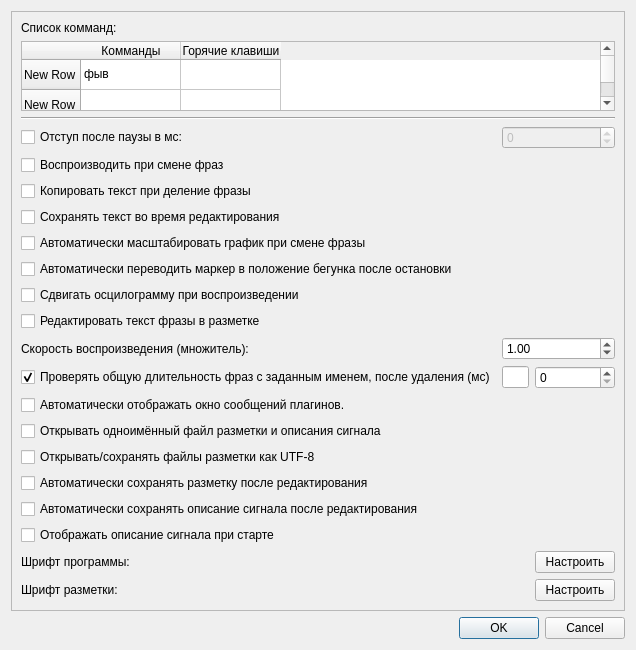
<?xml version="1.0" encoding="UTF-8"?>
<ui version="4.0">
 <class>SettingsDialogClass</class>
 <widget class="QDialog" name="SettingsDialogClass">
  <property name="geometry">
   <rect>
    <x>0</x>
    <y>0</y>
    <width>636</width>
    <height>578</height>
   </rect>
  </property>
  <property name="windowTitle">
   <string>Настройки</string>
  </property>
  <layout class="QGridLayout" name="gridLayout">
   <item row="10" column="0">
    <widget class="QDialogButtonBox" name="buttonBox">
     <property name="orientation">
      <enum>Qt::Horizontal</enum>
     </property>
     <property name="standardButtons">
      <set>QDialogButtonBox::Cancel|QDialogButtonBox::Ok</set>
     </property>
     <property name="centerButtons">
      <bool>false</bool>
     </property>
    </widget>
   </item>
   <item row="0" column="0">
    <widget class="QFrame" name="frame">
     <property name="sizePolicy">
      <sizepolicy hsizetype="Preferred" vsizetype="Expanding">
       <horstretch>0</horstretch>
       <verstretch>0</verstretch>
      </sizepolicy>
     </property>
     <property name="frameShape">
      <enum>QFrame::StyledPanel</enum>
     </property>
     <property name="frameShadow">
      <enum>QFrame::Plain</enum>
     </property>
     <layout class="QGridLayout" name="gridLayout_2">
      <item row="0" column="0">
       <widget class="QLabel" name="label">
        <property name="text">
         <string>Список комманд:</string>
        </property>
       </widget>
      </item>
      <item row="4" column="0">
       <widget class="QCheckBox" name="checkBox_pauseOffset">
        <property name="text">
         <string>Отступ после паузы в мс:</string>
        </property>
       </widget>
      </item>
      <item row="6" column="0">
       <widget class="QCheckBox" name="checkBox_copyPhraseTextAC">
        <property name="text">
         <string>Копировать текст при деление фразы</string>
        </property>
       </widget>
      </item>
      <item row="7" column="0">
       <widget class="QCheckBox" name="checkBox_savePhraseText">
        <property name="text">
         <string>Сохранять текст во время редактирования</string>
        </property>
       </widget>
      </item>
      <item row="12" column="0">
       <widget class="QLabel" name="label_2">
        <property name="text">
         <string>Скорость воспроизведения (множитель):</string>
        </property>
       </widget>
      </item>
      <item row="12" column="1" colspan="2">
       <widget class="QDoubleSpinBox" name="doubleSpinBox_playSpeed">
        <property name="sizePolicy">
         <sizepolicy hsizetype="Expanding" vsizetype="Fixed">
          <horstretch>0</horstretch>
          <verstretch>0</verstretch>
         </sizepolicy>
        </property>
        <property name="singleStep">
         <double>0.010000000000000</double>
        </property>
        <property name="value">
         <double>1.000000000000000</double>
        </property>
       </widget>
      </item>
      <item row="4" column="1" colspan="2">
       <widget class="QSpinBox" name="spinBox_pauseOffset">
        <property name="enabled">
         <bool>false</bool>
        </property>
        <property name="sizePolicy">
         <sizepolicy hsizetype="Expanding" vsizetype="Fixed">
          <horstretch>0</horstretch>
          <verstretch>0</verstretch>
         </sizepolicy>
        </property>
        <property name="minimum">
         <number>-1000</number>
        </property>
        <property name="maximum">
         <number>1000</number>
        </property>
       </widget>
      </item>
      <item row="3" column="0" colspan="3">
       <widget class="Line" name="line">
        <property name="orientation">
         <enum>Qt::Horizontal</enum>
        </property>
       </widget>
      </item>
      <item row="5" column="0">
       <widget class="QCheckBox" name="checkBox_playAfterChangePhrase">
        <property name="text">
         <string>Воспроизводить при смене фраз</string>
        </property>
       </widget>
      </item>
      <item row="8" column="0">
       <widget class="QCheckBox" name="checkBox_autoScalePlot">
        <property name="text">
         <string>Автоматически масштабировать график при смене фразы</string>
        </property>
       </widget>
      </item>
      <item row="9" column="0">
       <widget class="QCheckBox" name="checkBox_autoMoveMarker">
        <property name="text">
         <string>Автоматически переводить маркер в положение бегунка после остановки</string>
        </property>
       </widget>
      </item>
      <item row="10" column="0">
       <widget class="QCheckBox" name="checkBox_playPosTracking">
        <property name="text">
         <string>Сдвигать осцилограмму при воспроизведении</string>
        </property>
       </widget>
      </item>
      <item row="2" column="0" colspan="3">
       <widget class="QTableWidget" name="tableWidget_actionList">
        <property name="sizePolicy">
         <sizepolicy hsizetype="Expanding" vsizetype="Expanding">
          <horstretch>0</horstretch>
          <verstretch>0</verstretch>
         </sizepolicy>
        </property>
        <property name="toolTip">
         <string>&lt;!DOCTYPE HTML PUBLIC &quot;-//W3C//DTD HTML 4.0//EN&quot; &quot;http://www.w3.org/TR/REC-html40/strict.dtd&quot;&gt;
&lt;html&gt;&lt;head&gt;&lt;meta name=&quot;qrichtext&quot; content=&quot;1&quot; /&gt;&lt;style type=&quot;text/css&quot;&gt;
p, li { white-space: pre-wrap; }
&lt;/style&gt;&lt;/head&gt;&lt;body style=&quot; font-family:'Tahoma'; font-size:8.25pt; font-weight:400; font-style:normal;&quot;&gt;
&lt;p style=&quot; margin-top:0px; margin-bottom:0px; margin-left:0px; margin-right:0px; -qt-block-indent:0; text-indent:0px;&quot;&gt;Список комманд&lt;/p&gt;&lt;/body&gt;&lt;/html&gt;</string>
        </property>
        <property name="editTriggers">
         <set>QAbstractItemView::DoubleClicked|QAbstractItemView::EditKeyPressed</set>
        </property>
        <property name="showDropIndicator" stdset="0">
         <bool>false</bool>
        </property>
        <property name="dragDropOverwriteMode">
         <bool>false</bool>
        </property>
        <property name="selectionMode">
         <enum>QAbstractItemView::SingleSelection</enum>
        </property>
        <property name="selectionBehavior">
         <enum>QAbstractItemView::SelectRows</enum>
        </property>
        <row>
         <property name="text">
          <string>New Row</string>
         </property>
        </row>
        <row>
         <property name="text">
          <string>New Row</string>
         </property>
        </row>
        <row>
         <property name="text">
          <string>New Row</string>
         </property>
        </row>
        <row>
         <property name="text">
          <string>New Row</string>
         </property>
        </row>
        <row>
         <property name="text">
          <string>New Row</string>
         </property>
        </row>
        <row>
         <property name="text">
          <string>New Row</string>
         </property>
        </row>
        <row>
         <property name="text">
          <string>New Row</string>
         </property>
        </row>
        <row>
         <property name="text">
          <string>New Row</string>
         </property>
        </row>
        <row>
         <property name="text">
          <string>New Row</string>
         </property>
        </row>
        <row>
         <property name="text">
          <string>New Row</string>
         </property>
        </row>
        <row>
         <property name="text">
          <string>New Row</string>
         </property>
        </row>
        <row>
         <property name="text">
          <string>New Row</string>
         </property>
        </row>
        <row>
         <property name="text">
          <string>New Row</string>
         </property>
        </row>
        <row>
         <property name="text">
          <string>New Row</string>
         </property>
        </row>
        <row>
         <property name="text">
          <string>New Row</string>
         </property>
        </row>
        <row>
         <property name="text">
          <string>New Row</string>
         </property>
        </row>
        <row>
         <property name="text">
          <string>New Row</string>
         </property>
        </row>
        <column>
         <property name="text">
          <string>Комманды</string>
         </property>
        </column>
        <column>
         <property name="text">
          <string>Горячие клавиши</string>
         </property>
        </column>
        <item row="0" column="0">
         <property name="text">
          <string>фыв</string>
         </property>
        </item>
        <item row="12" column="1">
         <property name="text">
          <string>йцу</string>
         </property>
        </item>
        <item row="13" column="1">
         <property name="text">
          <string>кйцкуйцу</string>
         </property>
        </item>
        <item row="14" column="0">
         <property name="text">
          <string>уйцу</string>
         </property>
        </item>
        <item row="14" column="1">
         <property name="text">
          <string>йцуйцу</string>
         </property>
        </item>
        <item row="15" column="0">
         <property name="text">
          <string>йц</string>
         </property>
        </item>
        <item row="15" column="1">
         <property name="text">
          <string>й</string>
         </property>
        </item>
        <item row="16" column="1">
         <property name="text">
          <string>цуйцуйцу</string>
         </property>
        </item>
       </widget>
      </item>
      <item row="13" column="0">
       <widget class="QCheckBox" name="checkBox_checkPhrasesDuraton">
        <property name="text">
         <string>Проверять общую длительность фраз с заданным именем, после удаления (мс)</string>
        </property>
        <property name="checked">
         <bool>true</bool>
        </property>
       </widget>
      </item>
      <item row="13" column="1">
       <widget class="QLineEdit" name="lineEdit_phraseName"/>
      </item>
      <item row="13" column="2">
       <widget class="QSpinBox" name="spinBox_phraseDurationThreshold">
        <property name="maximum">
         <number>1000000000</number>
        </property>
       </widget>
      </item>
      <item row="11" column="0">
       <widget class="QCheckBox" name="checkBox_editPhraseNameInMarking">
        <property name="text">
         <string>Редактировать текст фразы в разметке</string>
        </property>
       </widget>
      </item>
      <item row="14" column="0">
       <widget class="QCheckBox" name="checkBox_showPluginMassages">
        <property name="text">
         <string>Автоматически отображать окно сообщений плагинов.</string>
        </property>
       </widget>
      </item>
      <item row="15" column="0">
       <widget class="QCheckBox" name="checkBox_openMarkingAsWave">
        <property name="text">
         <string>Открывать одноимённый файл разметки и описания сигнала</string>
        </property>
       </widget>
      </item>
      <item row="16" column="0">
       <widget class="QCheckBox" name="checkBox_openMarkingAsUTF8">
        <property name="text">
         <string>Открывать/сохранять файлы разметки как UTF-8</string>
        </property>
       </widget>
      </item>
      <item row="20" column="0">
       <widget class="QLabel" name="label_3">
        <property name="text">
         <string>Шрифт программы:</string>
        </property>
       </widget>
      </item>
      <item row="21" column="0">
       <widget class="QLabel" name="label_4">
        <property name="text">
         <string>Шрифт разметки:</string>
        </property>
       </widget>
      </item>
      <item row="20" column="2">
       <widget class="QPushButton" name="pushButton_setFont">
        <property name="text">
         <string>Настроить</string>
        </property>
       </widget>
      </item>
      <item row="21" column="2">
       <widget class="QPushButton" name="pushButton_setMarkingFont">
        <property name="text">
         <string>Настроить</string>
        </property>
       </widget>
      </item>
      <item row="17" column="0">
       <widget class="QCheckBox" name="checkBox_autoSaveMarking">
        <property name="text">
         <string>Автоматически сохранять разметку после редактирования</string>
        </property>
       </widget>
      </item>
      <item row="18" column="0">
       <widget class="QCheckBox" name="checkBox_autoSaveSignalDesc">
        <property name="text">
         <string>Автоматически сохранять описание сигнала после редактирования</string>
        </property>
       </widget>
      </item>
      <item row="19" column="0">
       <widget class="QCheckBox" name="checkBox_show_signal_desc_in_startup">
        <property name="text">
         <string>Отображать описание сигнала при старте</string>
        </property>
       </widget>
      </item>
     </layout>
    </widget>
   </item>
  </layout>
 </widget>
 <resources/>
 <connections>
  <connection>
   <sender>buttonBox</sender>
   <signal>accepted()</signal>
   <receiver>SettingsDialogClass</receiver>
   <slot>accept()</slot>
   <hints>
    <hint type="sourcelabel">
     <x>203</x>
     <y>496</y>
    </hint>
    <hint type="destinationlabel">
     <x>157</x>
     <y>274</y>
    </hint>
   </hints>
  </connection>
  <connection>
   <sender>buttonBox</sender>
   <signal>rejected()</signal>
   <receiver>SettingsDialogClass</receiver>
   <slot>reject()</slot>
   <hints>
    <hint type="sourcelabel">
     <x>203</x>
     <y>496</y>
    </hint>
    <hint type="destinationlabel">
     <x>286</x>
     <y>274</y>
    </hint>
   </hints>
  </connection>
  <connection>
   <sender>checkBox_pauseOffset</sender>
   <signal>toggled(bool)</signal>
   <receiver>spinBox_pauseOffset</receiver>
   <slot>setEnabled(bool)</slot>
   <hints>
    <hint type="sourcelabel">
     <x>178</x>
     <y>258</y>
    </hint>
    <hint type="destinationlabel">
     <x>555</x>
     <y>259</y>
    </hint>
   </hints>
  </connection>
  <connection>
   <sender>checkBox_checkPhrasesDuraton</sender>
   <signal>toggled(bool)</signal>
   <receiver>lineEdit_phraseName</receiver>
   <slot>setEnabled(bool)</slot>
   <hints>
    <hint type="sourcelabel">
     <x>207</x>
     <y>441</y>
    </hint>
    <hint type="destinationlabel">
     <x>476</x>
     <y>448</y>
    </hint>
   </hints>
  </connection>
  <connection>
   <sender>checkBox_checkPhrasesDuraton</sender>
   <signal>toggled(bool)</signal>
   <receiver>spinBox_phraseDurationThreshold</receiver>
   <slot>setEnabled(bool)</slot>
   <hints>
    <hint type="sourcelabel">
     <x>373</x>
     <y>445</y>
    </hint>
    <hint type="destinationlabel">
     <x>582</x>
     <y>445</y>
    </hint>
   </hints>
  </connection>
 </connections>
</ui>
